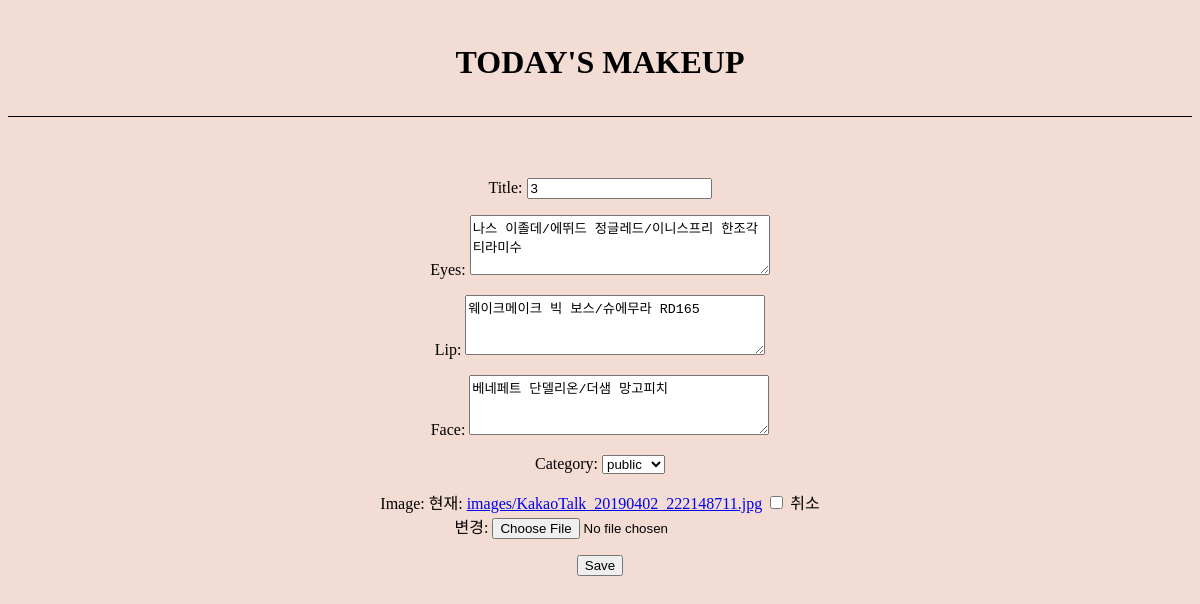
/post/29/edit/, run on the app's committed database.
### blog/models.py (models this page shows)
class Post(models.Model):
    title=models.CharField(max_length=200)
    pub_date=models.DateTimeField(default=timezone.now)
    eyes=models.TextField(default='')
    lip=models.TextField(default='')
    face=models.TextField(default='')
    writer=models.TextField(default='')
    category=models.CharField(max_length=255, default='')
    image=models.ImageField(upload_to='images/', blank=True)

### blog/views.py (the view)
# urls.py: url(r'^post/(?P<index>\d+)/edit/$', views.post_edit, name="post_edit"),
def post_edit(request, index):
    post=get_object_or_404(Post, pk=index)
    if request.method =='POST':
        form=PostForm(request.POST, request.FILES, instance=post)
        if form.is_valid():
            post=form.save(commit=False)
            post.author=request.user
            post.published_date=timezone.now()
            post.writer=request.user
            post.save()
            return redirect('post_detail', index=post.pk)
    else:
        form=PostForm(instance=post)
    return render(request, 'post_edit.html', {'form': form})

### blog/forms.py
class PostForm(forms.ModelForm):
    Choice=(('PUBLIC','public'), ('PRIVATE', 'private'))
    category=forms.ChoiceField(choices=Choice, widget=forms.Select)
    class Meta:
        model=Post
        fields=['title', 'eyes', 'lip', 'face', 'category', 'image']
    def __init__(self, *args, **kwargs):
        super(PostForm, self).__init__(*args, **kwargs)
        self.fields['eyes'].widget.attrs.update({'class' : 'eyes'})
        self.fields['lip'].widget.attrs.update({'class' : 'lip'})
        self.fields['face'].widget.attrs.update({'class' : 'face'})

### blog/templates/post_edit.html (shortened to what this page needs)
<html>
<head>
</head>
<body>
    <h1>TODAY'S MAKEUP</h1>
        <form method='POST' class="post-form" enctype="multipart/form-data">{% csrf_token%}
            {{ form.as_p }}
            <button type="submit">Save</button>
        </form>
</body>

### blog/templates/post_edit.html (style rules this page uses)
body { background-color:#F3DCD3; font-family: 'GyeonggiBatang'; }
form { margin:0 auto; text-align:center; padding:2%; }
h1 { text-align:center; padding:3%; border-bottom:0.5px solid black; }
.lip, .eyes, .face { width:300px; height:60px; margin:0 auto; }
* { box-sizing: border-box; }

### data on the page
Post: title "3", eyes "나스 이졸데/에뛰드 정글레드/이니스프리 한조각 티라미수", lip "웨이크메이크 빅 보스/슈에무라 RD165", face "베네페트 단델리온/더샘 망고피치", category "public"
